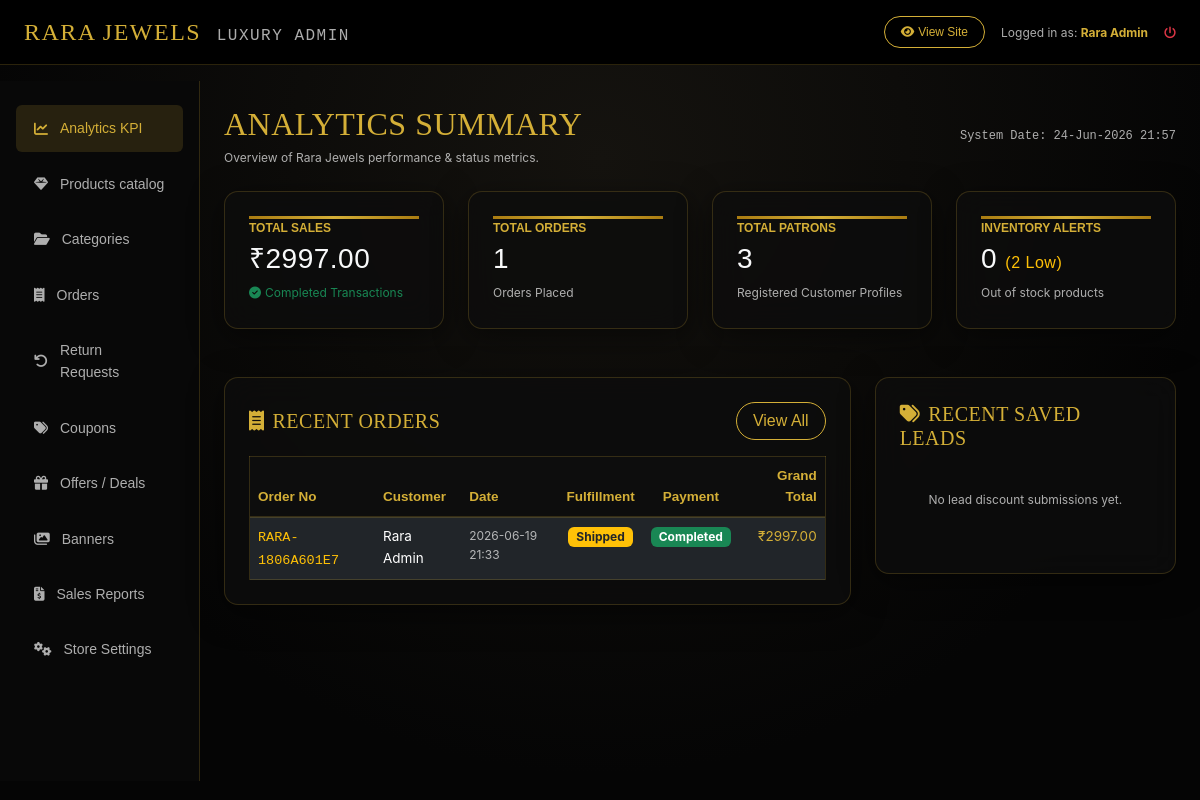
Before: /luxury-admin/ (signed in) with the older database file.
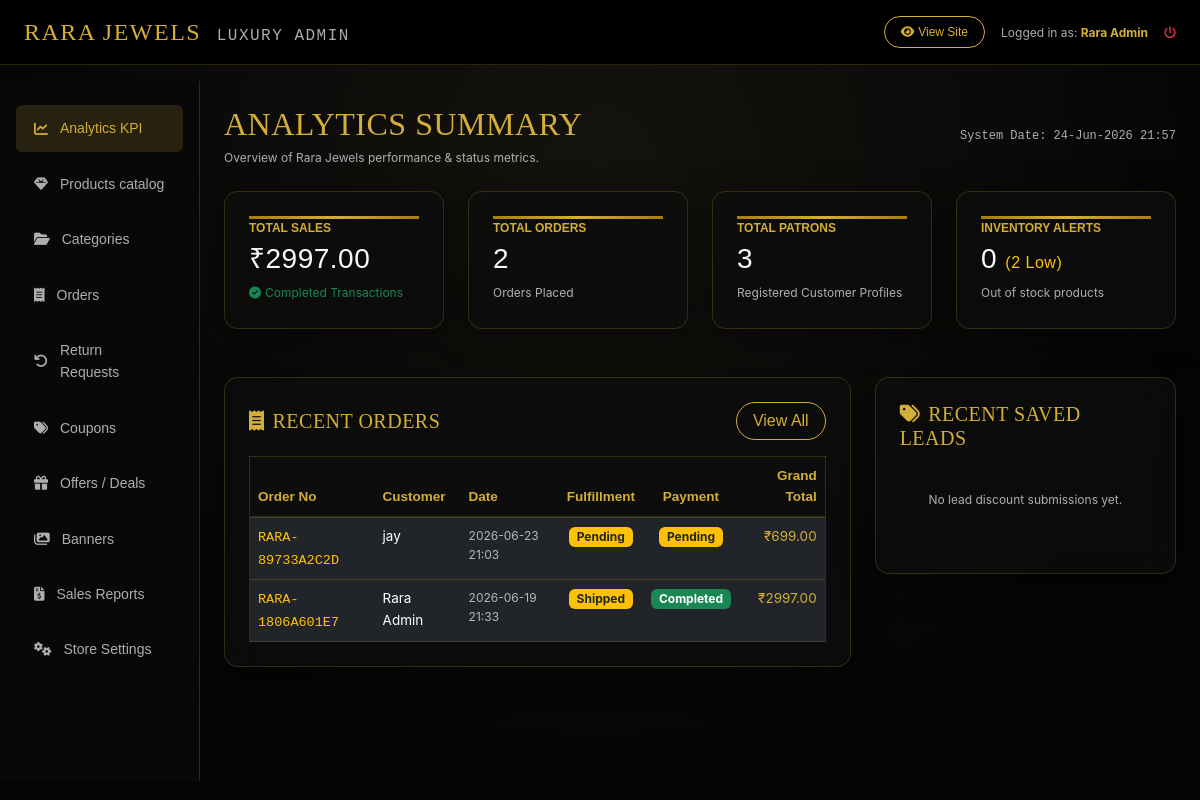
After: the same page with the newer database file.
### shop/models.py (models this page shows, shortened)
class Order(models.Model):
    ORDER_STATUS_CHOICES = [
        ('pending', 'Pending'),
        ('processing', 'Processing'),
        ('shipped', 'Shipped'),
        ('delivered', 'Delivered'),
        ('cancelled', 'Cancelled'),
        ('returned', 'Returned')
    ]
    PAYMENT_STATUS_CHOICES = [
        ('pending', 'Pending'),
        ('completed', 'Completed'),
        ('failed', 'Failed'),
        ('refunded', 'Refunded')
    ]
    user = models.ForeignKey(settings.AUTH_USER_MODEL, on_delete=models.CASCADE, related_name='orders')
    order_number = models.CharField(max_length=100, unique=True)
    shipping_address = models.TextField()
    subtotal = models.DecimalField(max_digits=10, decimal_places=2)
    shipping_charge = models.DecimalField(max_digits=10, decimal_places=2)
    discount_amount = models.DecimalField(max_digits=10, decimal_places=2, default=0.00)
    coupon = models.ForeignKey(Coupon, on_delete=models.SET_NULL, null=True, blank=True)
    total_price = models.DecimalField(max_digits=10, decimal_places=2)
    payment_method = models.CharField(max_length=20, choices=[('cod', 'Cash On Delivery'), ('razorpay', 'Razorpay')])
    payment_status = models.CharField(max_length=20, default='pending', choices=PAYMENT_STATUS_CHOICES)
    order_status = models.CharField(max_length=20, default='pending', choices=ORDER_STATUS_CHOICES)
    razorpay_order_id = models.CharField(max_length=255, blank=True, null=True)
    razorpay_payment_id = models.CharField(max_length=255, blank=True, null=True)
    razorpay_signature = models.CharField(max_length=255, blank=True, null=True)
    created_at = models.DateTimeField(auto_now_add=True)
    updated_at = models.DateTimeField(auto_now=True)

### accounts/models.py (models this page shows, shortened)
class User(AbstractBaseUser, PermissionsMixin):
    email = models.EmailField(unique=True)
    name = models.CharField(max_length=255)
    mobile = models.CharField(max_length=15)
    is_active = models.BooleanField(default=True)
    is_staff = models.BooleanField(default=False)
    date_joined = models.DateTimeField(default=timezone.now)
    objects = CustomUserManager()
    USERNAME_FIELD = 'email'
    REQUIRED_FIELDS = ['name', 'mobile']

### shop/admin_views.py (the view)
# urls.py: path('luxury-admin/', admin_views.admin_dashboard_view, name='admin_dashboard'),
@superuser_required
def admin_dashboard_view(request):
    orders = Order.objects.all()
    completed_orders = orders.filter(payment_status='completed')
    total_sales = completed_orders.aggregate(total=Sum('total_price'))['total'] or 0.00
    total_orders = orders.count()
    total_customers = User.objects.filter(is_superuser=False).count()
    out_of_stock = Product.objects.filter(stock=0).count()
    low_stock = Product.objects.filter(stock__gt=0, stock__lte=5).count()
    recent_orders = orders.order_by('-created_at')[:5]
    recent_leads = CustomerDiscountLead.objects.order_by('-created_at')[:5]
    context = {
        'total_sales': total_sales,
        'total_orders': total_orders,
        'total_customers': total_customers,
        'out_of_stock': out_of_stock,
        'low_stock': low_stock,
        'recent_orders': recent_orders,
        'recent_leads': recent_leads,
    }
    return render(request, 'admin_dashboard/dashboard.html', context)

### shop/admin_views.py (called while the page is built)
def superuser_required(view_func):
    return user_passes_test(
        lambda u: u.is_authenticated and u.is_superuser,
        login_url='accounts:login'
    )(view_func)

### shop/context_processors.py (called while the page is built)
def store_context(request):
    parent_categories = Category.objects.filter(parent=None).prefetch_related('subcategories')
    cart_items_count = 0
    cart = None
    if request.user.is_authenticated:
        cart = Cart.objects.filter(user=request.user).first()
    else:
        session_key = request.session.session_key
        if session_key:
            cart = Cart.objects.filter(session_id=session_key).first()
    if cart:
        cart_items_count = cart.items_count
    wishlist_count = 0
    if request.user.is_authenticated:
        wishlist_count = Wishlist.objects.filter(user=request.user).count()
    settings_obj = StoreSetting.get_settings()
    return {
        'nav_categories': parent_categories,
        'cart_count': cart_items_count,
        'wishlist_count': wishlist_count,
        'store_settings': settings_obj,
        'current_year': timezone.now().year
    }

### shop/models.py (called while the page is built)
    @classmethod
    def get_settings(cls):
        obj, created = cls.objects.get_or_create(id=1)
        return obj

### templates/admin_dashboard/dashboard.html (shortened to what the changed rows need)
{% extends 'admin_dashboard/base_admin.html' %}
{% load static %}
{% block admin_content %}
<div class="d-flex justify-content-between align-items-center mb-4">
    <div>
        <h2 class="playfair-font text-gold mb-1">ANALYTICS SUMMARY</h2>
    </div>
</div>
<div class="row g-4 mb-5">
    <div class="col-xl-3 col-sm-6">
        <div class="glass-card p-4 text-start h-100 relative overflow-hidden">
            <div class="gold-gradient-border-top"></div>
            <span class="small-lettering text-gold mb-1 d-block text-xs">Total Orders</span>
            <h3 class="font-semibold text-light mb-1 mt-1">{{ total_orders }}</h3>
            <span class="text-xs text-light-dim">Orders Placed</span>
        </div>
    </div>
</div>
<div class="row g-4">
    <div class="col-lg-8">
        <div class="glass-card p-4">
            {% if recent_orders %}
            <div class="table-responsive">
                <table class="table table-dark table-luxury m-0 text-sm">
                    <thead>
                        <tr>
                            <th>Order No</th>
                            <th>Customer</th>
                            <th>Date</th>
                            <th class="text-center">Fulfillment</th>
                            <th class="text-center">Payment</th>
                            <th class="text-end">Grand Total</th>
                        </tr>
                    </thead>
                    <tbody>
                        {% for order in recent_orders %}
                        <tr>
                            <td>
                                <a href="{% url 'shop:admin_order_detail' order.order_number %}" class="font-monospace text-warning font-semibold">{{ order.order_number }}</a>
                            </td>
                            <td>{{ order.user.name }}</td>
                            <td class="text-xs text-light-dim">{{ order.created_at|date:"Y-m-d H:i" }}</td>
                            <td class="text-center">
                                <span class="badge {% if order.order_status == 'delivered' %}bg-success{% elif order.order_status == 'cancelled' %}bg-danger{% else %}bg-warning text-dark{% endif %} px-2 py-1 text-xs">
                                    {{ order.get_order_status_display }}
                                </span>
                            </td>
                            <td class="text-center">
                                <span class="badge {% if order.payment_status == 'completed' %}bg-success{% elif order.payment_status == 'failed' %}bg-danger{% else %}bg-warning text-dark{% endif %} px-2 py-1 text-xs">
                                    {{ order.get_payment_status_display }}
                                </span>
                            </td>
                            <td class="text-end font-semibold text-gold">₹{{ order.total_price }}</td>
                        </tr>
                        {% endfor %}
                    </tbody>
                </table>
            </div>
            {% else %}
            <p class="text-light-dim text-xs py-4 text-center">No orders placed recently.</p>
            {% endif %}
        </div>
    </div>
</div>
{% endblock %}

Changed rows visible on the page:
added Order: order_number "RARA-89733A2C2D", user.name "jay", created_at "2026-06-23 21:03", order_status "Pending", payment_status "Pending", total_price "699.00"
Other visible differences:
{{ total_orders }}: "1" → "2"
